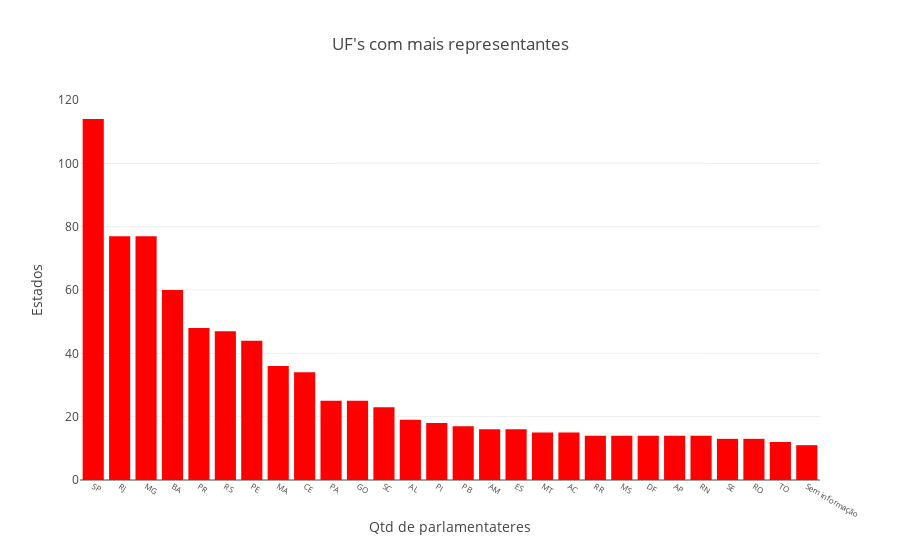

The code cell stored with this chart in its notebook:
### Code cell
uf_maior_representatividade = pd.Series(data=data, index=index).sort_values(ascending = False)
plot_bar(uf_maior_representatividade, "UF's com mais representantes", "Qtd de parlamentateres", "Estados", 'red')

### Figure 1 — Plotly figure (JSON) as saved in the notebook; plotly's stock layout.template omitted (floating-point values rounded to 4 significant figures)
{"data": [{"marker": {"color": "red"}, "orientation": "v", "type": "bar", "uid": "f1dd66f1-7269-40f6-9ff0-9146defe8ca5", "x": ["SP", "RJ", "MG", "BA", "PR", "RS", "PE", "MA", "CE", "PA", "GO", "SC", "AL", "PI", "PB", "AM", "ES", "MT", "AC", "RR", "MS", "DF", "AP", "RN", "SE", "RO", "TO", "Sem informação"], "y": [114, 77, 77, 60, 48, 47, 44, 36, 34, 25, 25, 23, 19, 18, 17, 16, 16, 15, 15, 14, 14, 14, 14, 14, 13, 13, 12, 11]}], "layout": {"title": "UF's com mais representantes", "xaxis": {"tickfont": {"size": 8}, "title": "Qtd de parlamentateres"}, "yaxis": {"autorange": true, "tickfont": {"size": 12}, "title": "Estados"}}}
